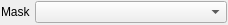
<?xml version="1.0" encoding="UTF-8"?>
<ui version="4.0">
 <class>VSMaskFilterWidget</class>
 <widget class="QWidget" name="VSMaskFilterWidget">
  <property name="geometry">
   <rect>
    <x>0</x>
    <y>0</y>
    <width>228</width>
    <height>25</height>
   </rect>
  </property>
  <property name="minimumSize">
   <size>
    <width>228</width>
    <height>25</height>
   </size>
  </property>
  <property name="windowTitle">
   <string>Mask Filter</string>
  </property>
  <layout class="QGridLayout" name="gridLayout">
   <property name="leftMargin">
    <number>1</number>
   </property>
   <property name="topMargin">
    <number>1</number>
   </property>
   <property name="rightMargin">
    <number>1</number>
   </property>
   <property name="bottomMargin">
    <number>1</number>
   </property>
   <property name="spacing">
    <number>4</number>
   </property>
   <item row="0" column="0">
    <widget class="QLabel" name="maskLabel">
     <property name="sizePolicy">
      <sizepolicy hsizetype="Preferred" vsizetype="Fixed">
       <horstretch>0</horstretch>
       <verstretch>0</verstretch>
      </sizepolicy>
     </property>
     <property name="text">
      <string>Mask</string>
     </property>
    </widget>
   </item>
   <item row="0" column="1">
    <widget class="QComboBox" name="maskComboBox">
     <property name="sizePolicy">
      <sizepolicy hsizetype="Expanding" vsizetype="Fixed">
       <horstretch>0</horstretch>
       <verstretch>0</verstretch>
      </sizepolicy>
     </property>
    </widget>
   </item>
  </layout>
 </widget>
 <resources/>
 <connections/>
</ui>
